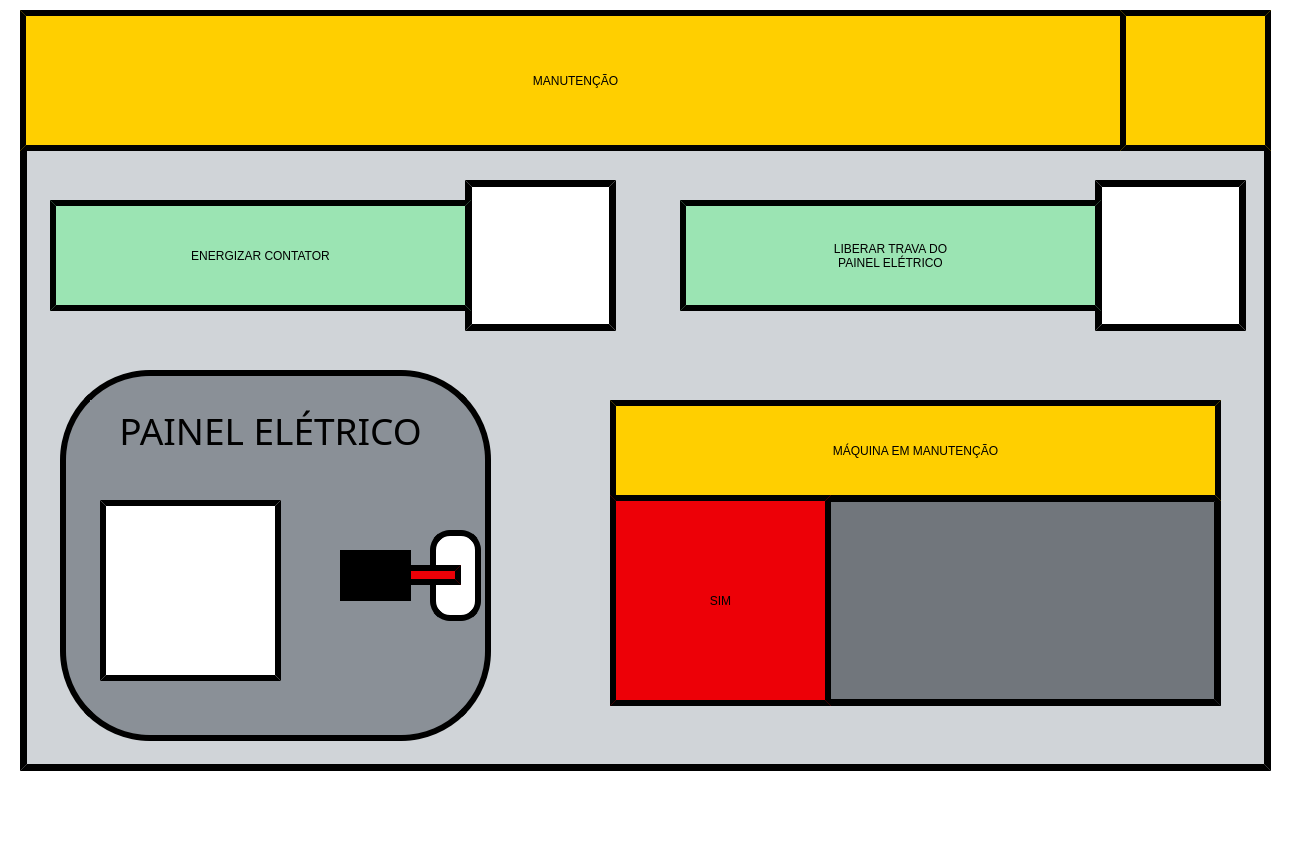
<?xml version="1.0" encoding="UTF-8"?>
<ui version="4.0">
 <class>Manutencao</class>
 <widget class="QMainWindow" name="Manutencao">
  <property name="geometry">
   <rect>
    <x>0</x>
    <y>0</y>
    <width>1290</width>
    <height>841</height>
   </rect>
  </property>
  <property name="minimumSize">
   <size>
    <width>1290</width>
    <height>841</height>
   </size>
  </property>
  <property name="maximumSize">
   <size>
    <width>1290</width>
    <height>841</height>
   </size>
  </property>
  <property name="windowTitle">
   <string>MainWindow</string>
  </property>
  <property name="styleSheet">
   <string notr="true">background-color: rgb(255, 255, 255);</string>
  </property>
  <property name="animated">
   <bool>true</bool>
  </property>
  <widget class="QWidget" name="centralwidget">
   <widget class="QLabel" name="Label_Borda">
    <property name="geometry">
     <rect>
      <x>0</x>
      <y>783</y>
      <width>1290</width>
      <height>18</height>
     </rect>
    </property>
    <property name="text">
     <string/>
    </property>
    <property name="pixmap">
     <pixmap>Imagens/Borda.png</pixmap>
    </property>
    <property name="scaledContents">
     <bool>true</bool>
    </property>
   </widget>
   <widget class="QLabel" name="label_fundo">
    <property name="geometry">
     <rect>
      <x>20</x>
      <y>10</y>
      <width>1251</width>
      <height>761</height>
     </rect>
    </property>
    <property name="font">
     <font>
      <family>Bosch Sans Bold</family>
      <pointsize>65</pointsize>
      <weight>50</weight>
      <italic>false</italic>
      <bold>false</bold>
     </font>
    </property>
    <property name="styleSheet">
     <string notr="true">border-style: outset;
border-color: rgb(0, 0, 0);
border-width:7px;
border-radius: 0px;
background-color: rgb(208, 212, 216);</string>
    </property>
    <property name="text">
     <string/>
    </property>
   </widget>
   <widget class="QPushButton" name="botao_home">
    <property name="geometry">
     <rect>
      <x>1120</x>
      <y>10</y>
      <width>151</width>
      <height>141</height>
     </rect>
    </property>
    <property name="whatsThis">
     <string>&lt;html&gt;&lt;head/&gt;&lt;body&gt;&lt;p&gt;&lt;span style=&quot; color:#ffffff;&quot;&gt;OI&lt;/span&gt;&lt;/p&gt;&lt;/body&gt;&lt;/html&gt;</string>
    </property>
    <property name="styleSheet">
     <string notr="true">border-style: outset;
color: rgb(0, 0, 0);
border-color: rgb(0, 0, 0);
border-width:6px;


font: 75 34pt &quot;Bosch Sans Bold&quot;;
background-color: rgb(255,207,0);</string>
    </property>
    <property name="text">
     <string/>
    </property>
    <property name="icon">
     <iconset>
      <normaloff>imagens/home_preto.png</normaloff>imagens/home_preto.png</iconset>
    </property>
    <property name="iconSize">
     <size>
      <width>130</width>
      <height>130</height>
     </size>
    </property>
   </widget>
   <widget class="QLabel" name="label_manutencao">
    <property name="geometry">
     <rect>
      <x>20</x>
      <y>10</y>
      <width>1111</width>
      <height>141</height>
     </rect>
    </property>
    <property name="styleSheet">
     <string notr="true">font: 75 52pt &quot;Bosch Sans Bold&quot;;
border-style: outset;
border-color: rgb(0, 0, 0);
border-width:6px;
background-color: rgb(255,207,0);</string>
    </property>
    <property name="text">
     <string>MANUTENÇÃO</string>
    </property>
    <property name="alignment">
     <set>Qt::AlignCenter</set>
    </property>
   </widget>
   <widget class="QLabel" name="label_fundo_painel">
    <property name="geometry">
     <rect>
      <x>60</x>
      <y>370</y>
      <width>431</width>
      <height>371</height>
     </rect>
    </property>
    <property name="styleSheet">
     <string notr="true">border-style: outset;
color: rgb(0, 0, 0);
border-color: rgb(0, 0, 0);
border-width:6px;
border-radius: 90px;

font: 75 34pt &quot;Bosch Sans Bold&quot;;
background-color: rgb(138, 144, 151);</string>
    </property>
    <property name="text">
     <string/>
    </property>
    <property name="alignment">
     <set>Qt::AlignCenter</set>
    </property>
   </widget>
   <widget class="QLabel" name="label_raio">
    <property name="geometry">
     <rect>
      <x>100</x>
      <y>500</y>
      <width>181</width>
      <height>181</height>
     </rect>
    </property>
    <property name="styleSheet">
     <string notr="true">border-style: outset;
color: rgb(0, 0, 0);
border-color: rgb(0, 0, 0);
border-width:6px;


font: 75 34pt &quot;Bosch Sans Bold&quot;;
background-color: rgb(255,255,255);</string>
    </property>
    <property name="text">
     <string/>
    </property>
    <property name="pixmap">
     <pixmap>imagens/Raio.png</pixmap>
    </property>
    <property name="scaledContents">
     <bool>true</bool>
    </property>
   </widget>
   <widget class="QPushButton" name="botao_liberar_trava2">
    <property name="geometry">
     <rect>
      <x>1095</x>
      <y>180</y>
      <width>151</width>
      <height>151</height>
     </rect>
    </property>
    <property name="styleSheet">
     <string notr="true">border-style: outset;
border-color: rgb(0, 0, 0);
border-width:7px;
border-radius: 0px;
background-color: rgb(255, 255, 255);</string>
    </property>
    <property name="text">
     <string/>
    </property>
    <property name="icon">
     <iconset>
      <normaloff>imagens/Touch_painel.png</normaloff>imagens/Touch_painel.png</iconset>
    </property>
    <property name="iconSize">
     <size>
      <width>120</width>
      <height>120</height>
     </size>
    </property>
   </widget>
   <widget class="QLabel" name="label_painel_eletrico">
    <property name="geometry">
     <rect>
      <x>90</x>
      <y>400</y>
      <width>361</width>
      <height>61</height>
     </rect>
    </property>
    <property name="font">
     <font>
      <family>Bosch Sans Bold</family>
      <pointsize>28</pointsize>
      <weight>9</weight>
      <italic>false</italic>
      <bold>false</bold>
     </font>
    </property>
    <property name="styleSheet">
     <string notr="true">
color: rgb(0, 0, 0);
border-color: rgb(0, 0, 0);

border-radius: 90px;

font: 75 28pt &quot;Bosch Sans Bold&quot;;
background-color: rgb(138, 144, 151);</string>
    </property>
    <property name="text">
     <string>PAINEL ELÉTRICO</string>
    </property>
    <property name="alignment">
     <set>Qt::AlignCenter</set>
    </property>
   </widget>
   <widget class="QLabel" name="label_solenoide">
    <property name="geometry">
     <rect>
      <x>340</x>
      <y>550</y>
      <width>71</width>
      <height>51</height>
     </rect>
    </property>
    <property name="styleSheet">
     <string notr="true">border-style: outset;
color: rgb(0, 0, 0);
border-color: rgb(0, 0, 0);
border-width:6px;
border-radius: 0px;

font: 75 34pt &quot;Bosch Sans Bold&quot;;
background-color: rgb(0, 0, 0);</string>
    </property>
    <property name="text">
     <string/>
    </property>
    <property name="alignment">
     <set>Qt::AlignCenter</set>
    </property>
   </widget>
   <widget class="QLabel" name="label_trava_solenoide">
    <property name="geometry">
     <rect>
      <x>370</x>
      <y>565</y>
      <width>91</width>
      <height>20</height>
     </rect>
    </property>
    <property name="styleSheet">
     <string notr="true">border-style: outset;
color: rgb(0, 0, 0);
border-color: rgb(0, 0, 0);
border-width:6px;
border-radius: 0px;

font: 75 34pt &quot;Bosch Sans Bold&quot;;
background-color: rgb(237, 0, 7);</string>
    </property>
    <property name="text">
     <string/>
    </property>
    <property name="alignment">
     <set>Qt::AlignCenter</set>
    </property>
   </widget>
   <widget class="QLabel" name="label__abertura">
    <property name="geometry">
     <rect>
      <x>430</x>
      <y>530</y>
      <width>51</width>
      <height>91</height>
     </rect>
    </property>
    <property name="styleSheet">
     <string notr="true">border-style: outset;
color: rgb(0, 0, 0);
border-color: rgb(0, 0, 0);
border-width:6px;
border-radius: 20px;

font: 75 34pt &quot;Bosch Sans Bold&quot;;
background-color: rgb(255, 255, 255);</string>
    </property>
    <property name="text">
     <string/>
    </property>
    <property name="alignment">
     <set>Qt::AlignCenter</set>
    </property>
   </widget>
   <widget class="QPushButton" name="botao_liberar_trava1">
    <property name="geometry">
     <rect>
      <x>680</x>
      <y>200</y>
      <width>421</width>
      <height>111</height>
     </rect>
    </property>
    <property name="styleSheet">
     <string notr="true">border-style: outset;
color: rgb(0, 0, 0);
border-color: rgb(0, 0, 0);
border-width:6px;
border-radius: 0px;

font: 75 24pt &quot;Bosch Sans Bold&quot;;
background-color: rgb(155, 228, 179);</string>
    </property>
    <property name="text">
     <string>LIBERAR TRAVA DO
PAINEL ELÉTRICO</string>
    </property>
    <property name="iconSize">
     <size>
      <width>120</width>
      <height>120</height>
     </size>
    </property>
   </widget>
   <widget class="QPushButton" name="botao_energizar_contator_2">
    <property name="geometry">
     <rect>
      <x>465</x>
      <y>180</y>
      <width>151</width>
      <height>151</height>
     </rect>
    </property>
    <property name="styleSheet">
     <string notr="true">border-style: outset;
border-color: rgb(0, 0, 0);
border-width:7px;
border-radius: 0px;
background-color: rgb(255, 255, 255);</string>
    </property>
    <property name="text">
     <string/>
    </property>
    <property name="icon">
     <iconset>
      <normaloff>imagens/Raio.png</normaloff>imagens/Raio.png</iconset>
    </property>
    <property name="iconSize">
     <size>
      <width>125</width>
      <height>125</height>
     </size>
    </property>
   </widget>
   <widget class="QPushButton" name="botao_energizar_contator_1">
    <property name="geometry">
     <rect>
      <x>50</x>
      <y>200</y>
      <width>421</width>
      <height>111</height>
     </rect>
    </property>
    <property name="styleSheet">
     <string notr="true">border-style: outset;
color: rgb(0, 0, 0);
border-color: rgb(0, 0, 0);
border-width:6px;
border-radius: 0px;

font: 75 24pt &quot;Bosch Sans Bold&quot;;
background-color: rgb(155, 228, 179);</string>
    </property>
    <property name="text">
     <string>ENERGIZAR CONTATOR</string>
    </property>
    <property name="iconSize">
     <size>
      <width>120</width>
      <height>120</height>
     </size>
    </property>
   </widget>
   <widget class="QPushButton" name="botao_maquina_manutencao">
    <property name="geometry">
     <rect>
      <x>820</x>
      <y>495</y>
      <width>401</width>
      <height>211</height>
     </rect>
    </property>
    <property name="styleSheet">
     <string notr="true">border-style: outset;
border-color: rgb(0, 0, 0);
border-width:7px;
border-radius: 0px;
background-color: rgb(113, 118, 124);</string>
    </property>
    <property name="text">
     <string/>
    </property>
    <property name="icon">
     <iconset>
      <normaloff>C:/Users/CT67CA/Downloads/botao04.png</normaloff>C:/Users/CT67CA/Downloads/botao04.png</iconset>
    </property>
    <property name="iconSize">
     <size>
      <width>600</width>
      <height>600</height>
     </size>
    </property>
   </widget>
   <widget class="QLabel" name="label_maquina_em_manutencao">
    <property name="geometry">
     <rect>
      <x>610</x>
      <y>400</y>
      <width>611</width>
      <height>101</height>
     </rect>
    </property>
    <property name="styleSheet">
     <string notr="true">border-style: outset;
color: rgb(0, 0, 0);
border-color: rgb(0, 0, 0);
border-width:6px;
border-radius: 0px;

font: 75 30pt &quot;Bosch Sans Bold&quot;;
background-color: rgb(255,207,0);</string>
    </property>
    <property name="text">
     <string>MÁQUINA EM MANUTENÇÃO</string>
    </property>
    <property name="alignment">
     <set>Qt::AlignCenter</set>
    </property>
   </widget>
   <widget class="QLabel" name="label_sim_nao">
    <property name="geometry">
     <rect>
      <x>610</x>
      <y>495</y>
      <width>221</width>
      <height>211</height>
     </rect>
    </property>
    <property name="styleSheet">
     <string notr="true">border-style: outset;
color: rgb(0, 0, 0);
border-color: rgb(0, 0, 0);
border-width:6px;
border-radius: 0px;

font: 75 55pt &quot;Bosch Sans Bold&quot;;
background-color: rgb(237, 0, 7);</string>
    </property>
    <property name="text">
     <string>SIM</string>
    </property>
    <property name="alignment">
     <set>Qt::AlignCenter</set>
    </property>
   </widget>
   <zorder>Label_Borda</zorder>
   <zorder>label_fundo</zorder>
   <zorder>label_manutencao</zorder>
   <zorder>label_fundo_painel</zorder>
   <zorder>label_raio</zorder>
   <zorder>botao_home</zorder>
   <zorder>botao_liberar_trava2</zorder>
   <zorder>label_painel_eletrico</zorder>
   <zorder>label__abertura</zorder>
   <zorder>label_trava_solenoide</zorder>
   <zorder>label_solenoide</zorder>
   <zorder>botao_liberar_trava1</zorder>
   <zorder>botao_energizar_contator_2</zorder>
   <zorder>botao_energizar_contator_1</zorder>
   <zorder>botao_maquina_manutencao</zorder>
   <zorder>label_maquina_em_manutencao</zorder>
   <zorder>label_sim_nao</zorder>
  </widget>
  <widget class="QMenuBar" name="menubar">
   <property name="geometry">
    <rect>
     <x>0</x>
     <y>0</y>
     <width>1290</width>
     <height>21</height>
    </rect>
   </property>
  </widget>
  <widget class="QStatusBar" name="statusbar"/>
 </widget>
 <resources/>
 <connections/>
</ui>
